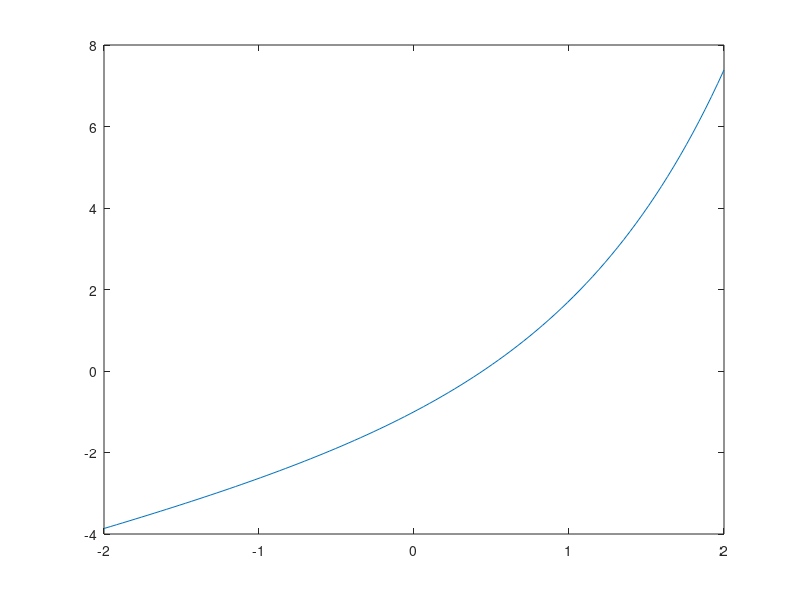

Here is the MATLAB script that generated this plot: (Note: this script raises an error after producing the figure.)
clear all;
clc;

f = @(x) exp(x) - 2 + x;
dom = linspace(-2, 2, 100);
figure(1)
plot(dom, f(dom))

Df = @(x) exp(x) + 1;
x0 = 0;
tol = 1e-6;
max_iter = 500;

[x,xall,iter] = newton(f,Df,x0,tol,max_iter);

sol = 0.442854401002389;
err_rel = abs(sol -xall) / sol;

figure(2)
semilogy(1:iter, err_rel, 'ko-', 'MarkerFaceColor','m')